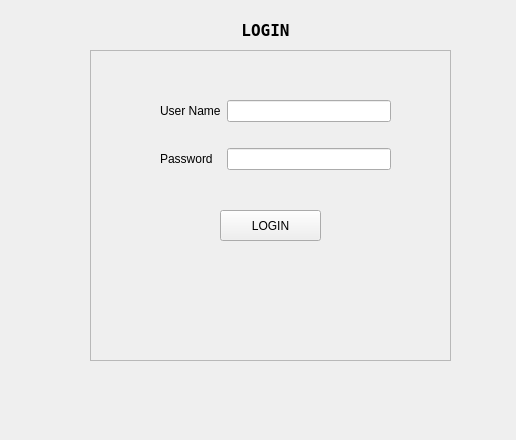
<?xml version="1.0" encoding="UTF-8"?>
<ui version="4.0">
 <class>login</class>
 <widget class="QWidget" name="login">
  <property name="geometry">
   <rect>
    <x>0</x>
    <y>0</y>
    <width>516</width>
    <height>440</height>
   </rect>
  </property>
  <property name="windowTitle">
   <string>Login</string>
  </property>
  <property name="autoFillBackground">
   <bool>true</bool>
  </property>
  <widget class="QFrame" name="frame">
   <property name="geometry">
    <rect>
     <x>90</x>
     <y>50</y>
     <width>361</width>
     <height>311</height>
    </rect>
   </property>
   <property name="font">
    <font>
     <family>Tahoma</family>
     <pointsize>9</pointsize>
    </font>
   </property>
   <property name="cursor">
    <cursorShape>ArrowCursor</cursorShape>
   </property>
   <property name="frameShape">
    <enum>QFrame::StyledPanel</enum>
   </property>
   <property name="frameShadow">
    <enum>QFrame::Raised</enum>
   </property>
   <widget class="QPushButton" name="Login">
    <property name="geometry">
     <rect>
      <x>130</x>
      <y>160</y>
      <width>101</width>
      <height>31</height>
     </rect>
    </property>
    <property name="cursor">
     <cursorShape>PointingHandCursor</cursorShape>
    </property>
    <property name="text">
     <string>LOGIN</string>
    </property>
   </widget>
   <widget class="QWidget" name="">
    <property name="geometry">
     <rect>
      <x>70</x>
      <y>30</y>
      <width>231</width>
      <height>111</height>
     </rect>
    </property>
    <layout class="QGridLayout" name="gridLayout">
     <property name="sizeConstraint">
      <enum>QLayout::SetMinimumSize</enum>
     </property>
     <item row="0" column="0">
      <widget class="QLabel" name="username_labe">
       <property name="text">
        <string>User Name</string>
       </property>
      </widget>
     </item>
     <item row="1" column="1">
      <widget class="QLineEdit" name="password">
       <property name="cursor">
        <cursorShape>IBeamCursor</cursorShape>
       </property>
      </widget>
     </item>
     <item row="1" column="0">
      <widget class="QLabel" name="password_lable">
       <property name="text">
        <string>Password</string>
       </property>
      </widget>
     </item>
     <item row="0" column="1">
      <widget class="QLineEdit" name="User_Name">
       <property name="sizePolicy">
        <sizepolicy hsizetype="Expanding" vsizetype="Fixed">
         <horstretch>0</horstretch>
         <verstretch>0</verstretch>
        </sizepolicy>
       </property>
      </widget>
     </item>
    </layout>
   </widget>
  </widget>
  <widget class="QLabel" name="login_lable">
   <property name="geometry">
    <rect>
     <x>200</x>
     <y>10</y>
     <width>131</width>
     <height>41</height>
    </rect>
   </property>
   <property name="font">
    <font>
     <family>Terminal</family>
     <pointsize>12</pointsize>
     <weight>75</weight>
     <bold>true</bold>
    </font>
   </property>
   <property name="text">
    <string>LOGIN</string>
   </property>
   <property name="alignment">
    <set>Qt::AlignCenter</set>
   </property>
   <property name="wordWrap">
    <bool>false</bool>
   </property>
  </widget>
 </widget>
 <resources/>
 <connections/>
</ui>
